Frame 1 (no input): blank canvas, image omitted
Frame 60 (no input): blank canvas, image omitted
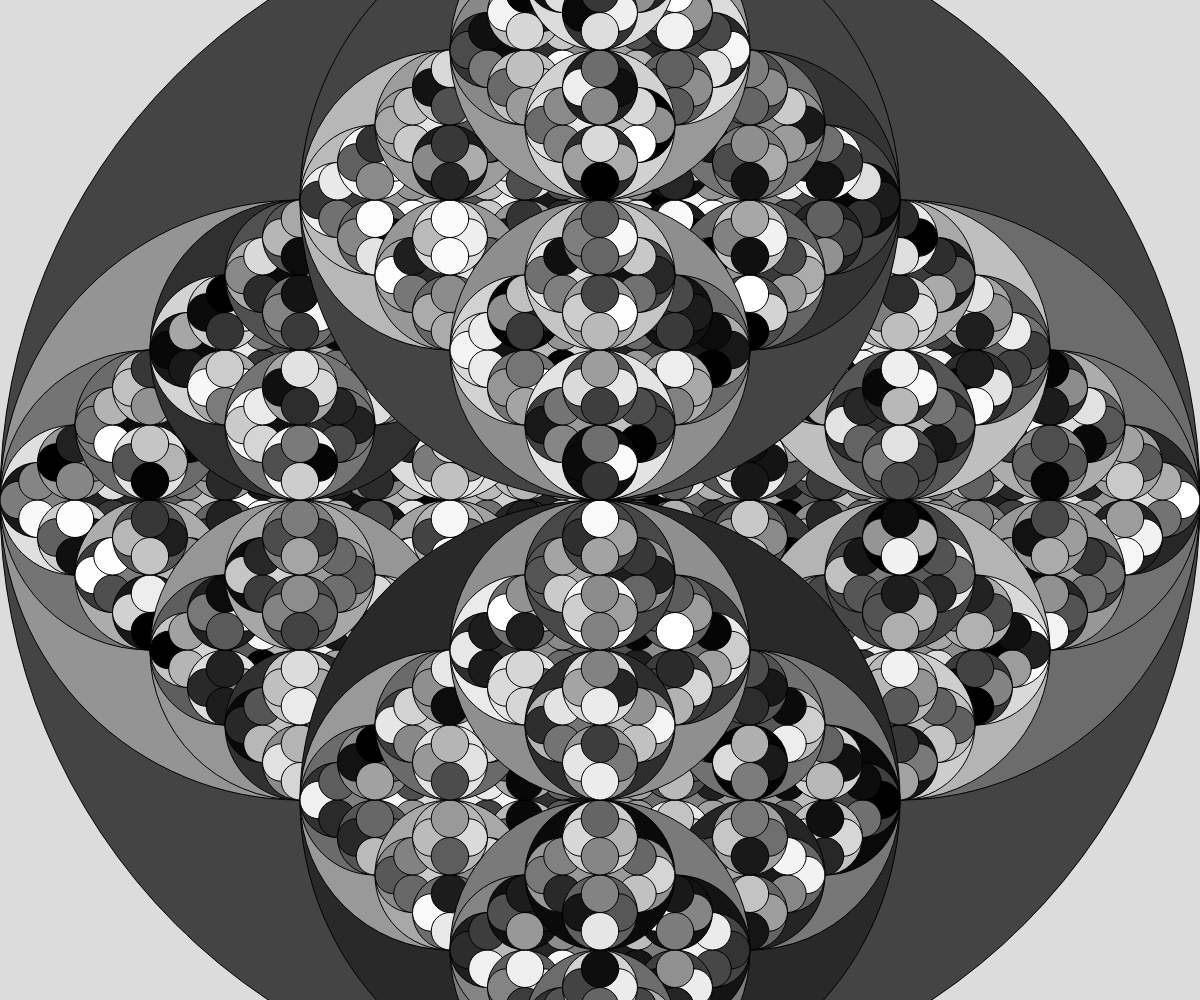
Frame 120 (the mouse pressed at the canvas centre since frame 60)

The p5.js sketch whose frames 1 and 60 were blank and that drew this single picture after the mouse press (run headless with seeded random() and noise() and a simulated clock; from frame 60 on, the mouse is pressed at the canvas centre):

// p5.js sketch
// ── sketch.js

function setup() {
  createCanvas(windowWidth, windowHeight);
}

function draw() {
  background(220);

  recursiveCircle(width/2, height/2, mouseX);
}

function recursiveCircle(x, y, radius) {
  let gray = map(radius, 30, height/2, random(255), random(255));
  fill(gray);
  circle(x, y, radius * 2);
  if(radius > 30) {
    recursiveCircle(x - radius/2, y, radius/2);
    recursiveCircle(x + radius/2, y, radius/2);
    recursiveCircle(x, y + radius/2, radius/2);
    recursiveCircle(x, y - radius/2, radius/2);
  }
}
